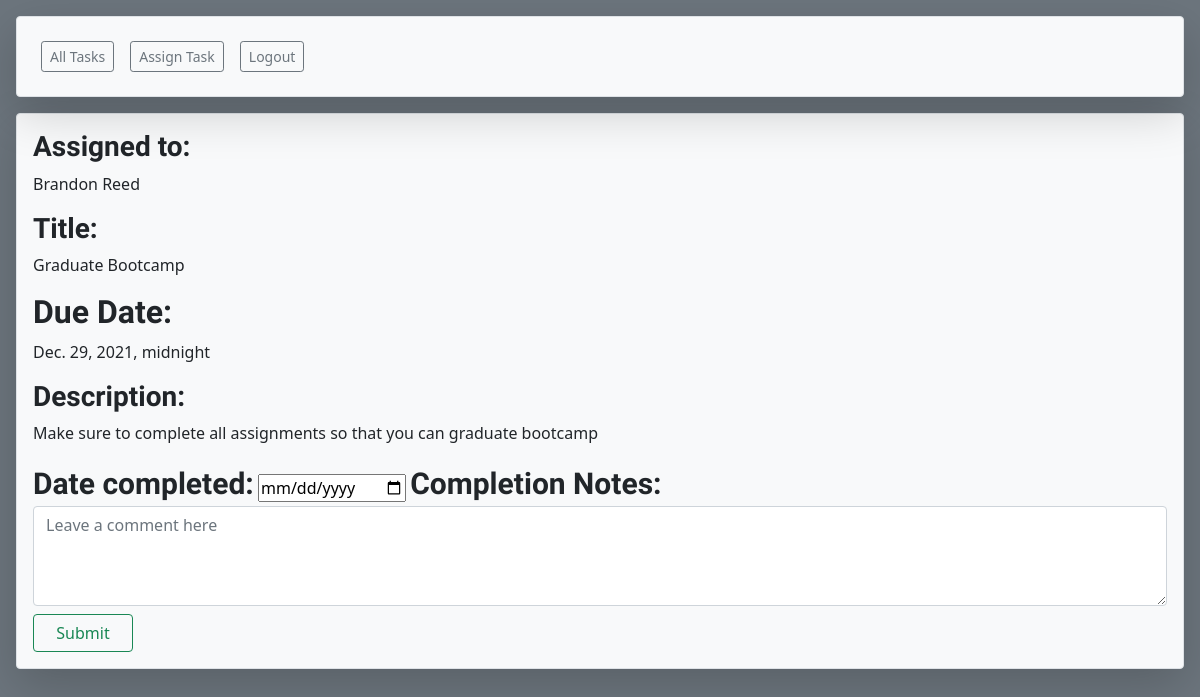
The app's page /complete_task/4, older data.
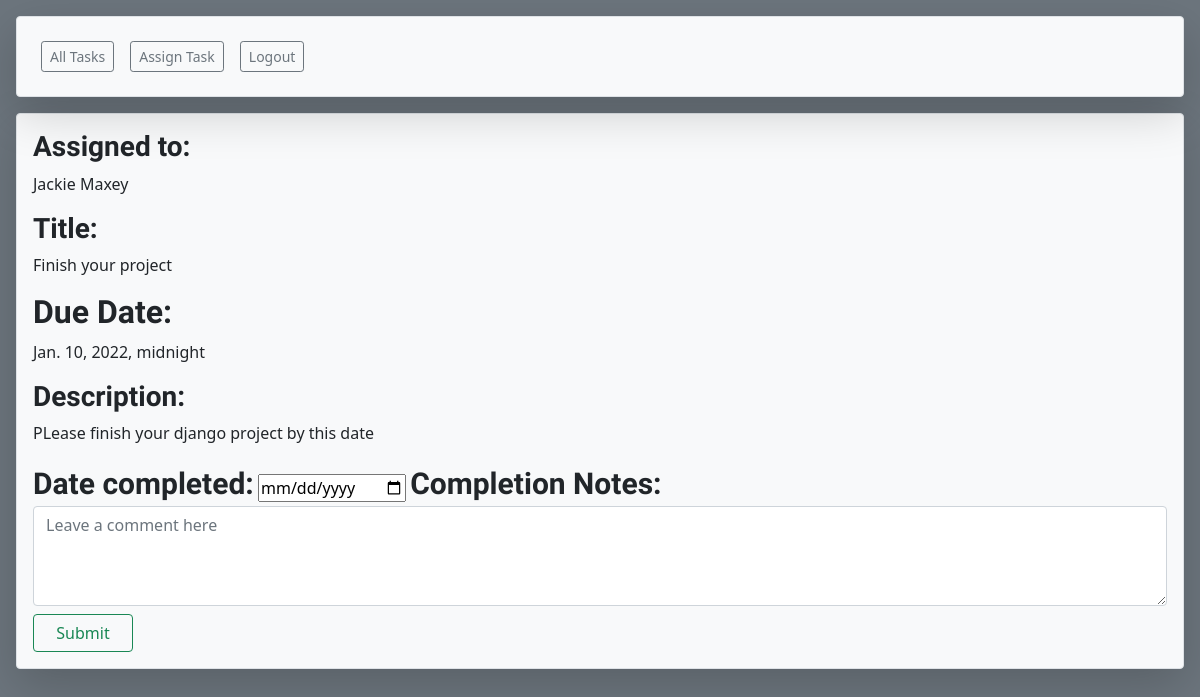
The same page, newer data.
### team_task_manager_app/models.py (models this page shows)
class User(models.Model):
    first_name = models.CharField(max_length=255)
    last_name = models.CharField(max_length=255)
    email = models.CharField(max_length=255)
    password = models.CharField(max_length=255)
    phone_number = models.CharField(max_length=255)
    objects = UserManager()
    created_at = models.DateTimeField(auto_now_add=True)
    updated_at = models.DateTimeField(auto_now=True)

class Task(models.Model):
    title = models.CharField(max_length=255)
    description = models.TextField()
    due_date = models.DateTimeField(null=True)
    creator = models.ForeignKey(User, related_name="has_created_task", on_delete=models.CASCADE)
    assigned_user = ManyToManyField(User, related_name="users_tasks")
    user_likes = models.ManyToManyField(User, related_name='liked_posts')
    created_at = models.DateTimeField(auto_now_add=True)
    updated_at = models.DateTimeField(auto_now=True)
    objects = TaskManager()

### team_task_manager_app/views.py (the view)
# urls.py: path('complete_task/<int:id>', views.complete_task),
def complete_task(request, id):
    context = {
        'task':Task.objects.get(id = id)
    }
    return render(request,'complete_task.html', context)

### team_task_manager_app/templates/complete_task.html (shortened to what this page needs)
<!DOCTYPE html>
<html lang="en">
<head>
    {% load static %}
    <link href="https://cdn.jsdelivr.net/npm/bootstrap@5.0.2/dist/css/bootstrap.min.css" rel="stylesheet">
    <link rel="stylesheet" href="{% static 'all_tasks.css' %}">
</head>
<body class="bg-secondary">
    <div class="m-3">
        <nav id ="nav" class="navbar bg-light navbar-expand-lg navbar-light shadow-lg p-3 mb-1 border rounded" >
            <div class="collapse navbar-collapse" id="navbarSupportedContent">
            <ul class="navbar-nav mr-auto" >
                <li class="nav-item active">
                <a class="btn btn-sm btn-outline-secondary m-2" href="/all_tasks">All Tasks</a>
                </li>
                <li class="nav-item">
                <a class="btn btn-sm btn-outline-secondary m-2" href="/create_task">Assign Task</a>
                </li>
                <li class="nav-item">
                    <a class="btn btn-sm btn-outline-secondary m-2" href="/logout">Logout</a>
                </li>
            </ul>
            </div>
        </nav>
    </div>
    <div id ="header" class="border bg-light shadow-lg rounded-2 m-3 p-3">
        <div class="d-flex flex-column justify-content-around">
            <div class="input_block">
                <h3>Assigned to:</h3>
                {% for user in task.assigned_user.all %}
                <p>{{user.first_name}} {{user.last_name}}</p>
                {% endfor %}
            </div>
            <div class="input_block" class = "">
            <h3>Title:</h3>
            <p>{{task.title}}</p>
            <h2>Due Date:</h2>
            <p>{{task.due_date}}</p>
            </div>
        <div id="task_desc" class="">
            <h3>Description:</h3>
            <p>{{task.description}}</p>
        </div>
    </div>
    <div class="form-group">
        <form action="/task_completion/{{task.id}}" method="POST">
            <label for="">Date completed:</label>
            <input type="date" value="" name="completion_date">
            <label for="">Completion Notes:</label>
            <textarea class="form-control" placeholder="Leave a comment here" id="floatingTextarea2" style="height: 100px" name="completion_notes"></textarea>
            <button class="btn btn-outline-success mt-2" style="width: 100px;">Submit</button>
        </form>
    </div>
</div>
</body>
</html>

Row changes from the older to the newer data that the page shows:
no longer on this page (row edited): User: first_name "Brandon", last_name "Reed"
now on this page (row edited): User: first_name "Jackie", last_name "Maxey"
changed Task: title "Graduate Bootcamp" → "Finish your project"; due_date "Dec. 29, 2021, midnight" → "Jan. 10, 2022, midnight"; description "Make sure to complete all assignments so that you can graduate bootcamp" → "PLease finish your django project by this date"
